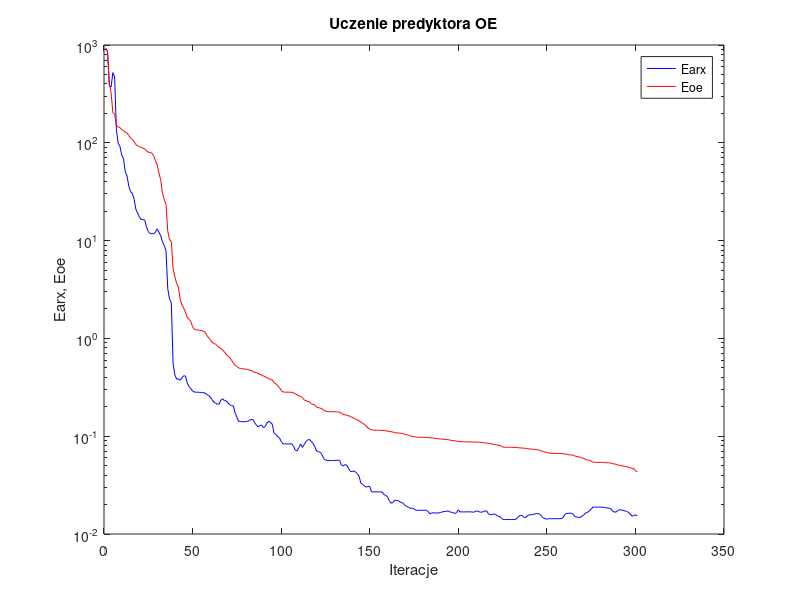
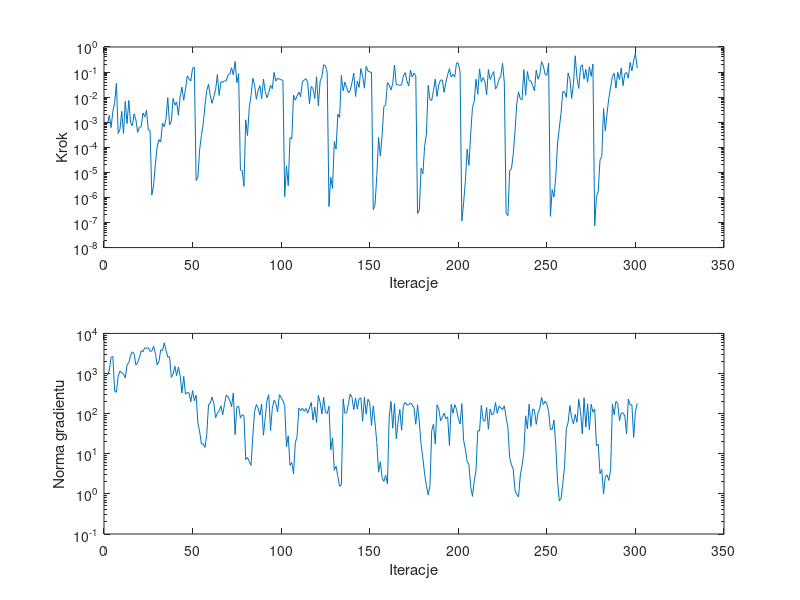

Reproduce these figures in MATLAB, in order.
%uczenie predyktora oe
clear all;
n=0; farx(n+1)=9.198835e+002; foe(n+1)=9.280706e+002; wspucz(n+1)=0.000000e+000; ng(n+1)=0.000000e+000;
%odnowa zmiennej metryki
n=1; farx(n+1)=8.475546e+002; foe(n+1)=8.576575e+002; krok(n+1)=8.409074e-004; ng(n+1)=9.048015e+002;
n=2; farx(n+1)=3.860929e+002; foe(n+1)=4.051032e+002; krok(n+1)=1.869974e-003; ng(n+1)=1.222648e+003;
n=3; farx(n+1)=3.708119e+002; foe(n+1)=3.254278e+002; krok(n+1)=6.086971e-004; ng(n+1)=2.522408e+003;
n=4; farx(n+1)=5.221450e+002; foe(n+1)=2.034726e+002; krok(n+1)=2.728971e-003; ng(n+1)=2.659283e+003;
n=5; farx(n+1)=4.718429e+002; foe(n+1)=1.957757e+002; krok(n+1)=5.945944e-003; ng(n+1)=3.668355e+002;
n=6; farx(n+1)=1.342933e+002; foe(n+1)=1.495970e+002; krok(n+1)=3.571281e-002; ng(n+1)=3.404993e+002;
n=7; farx(n+1)=9.918214e+001; foe(n+1)=1.449256e+002; krok(n+1)=3.569431e-004; ng(n+1)=8.628055e+002;
n=8; farx(n+1)=9.189019e+001; foe(n+1)=1.433372e+002; krok(n+1)=5.113081e-004; ng(n+1)=1.143624e+003;
n=9; farx(n+1)=7.510669e+001; foe(n+1)=1.361036e+002; krok(n+1)=2.716773e-003; ng(n+1)=1.043810e+003;
n=10; farx(n+1)=6.907119e+001; foe(n+1)=1.339926e+002; krok(n+1)=3.569431e-004; ng(n+1)=9.775341e+002;
n=11; farx(n+1)=5.043019e+001; foe(n+1)=1.279752e+002; krok(n+1)=6.832794e-003; ng(n+1)=7.758643e+002;
n=12; farx(n+1)=4.593531e+001; foe(n+1)=1.260491e+002; krok(n+1)=8.713055e-004; ng(n+1)=1.620380e+003;
n=13; farx(n+1)=3.602905e+001; foe(n+1)=1.190685e+002; krok(n+1)=7.399282e-003; ng(n+1)=1.856730e+003;
n=14; farx(n+1)=3.170850e+001; foe(n+1)=1.113393e+002; krok(n+1)=9.615395e-004; ng(n+1)=2.823096e+003;
n=15; farx(n+1)=3.034474e+001; foe(n+1)=1.082014e+002; krok(n+1)=7.295556e-004; ng(n+1)=3.477988e+003;
n=16; farx(n+1)=2.650188e+001; foe(n+1)=1.027718e+002; krok(n+1)=2.132304e-003; ng(n+1)=3.136675e+003;
n=17; farx(n+1)=2.087577e+001; foe(n+1)=9.568415e+001; krok(n+1)=1.250114e-003; ng(n+1)=1.622461e+003;
n=18; farx(n+1)=1.914282e+001; foe(n+1)=9.367215e+001; krok(n+1)=3.946779e-004; ng(n+1)=1.881643e+003;
n=19; farx(n+1)=1.738796e+001; foe(n+1)=9.093789e+001; krok(n+1)=6.326141e-004; ng(n+1)=2.502892e+003;
n=20; farx(n+1)=1.646007e+001; foe(n+1)=9.006613e+001; krok(n+1)=6.552053e-004; ng(n+1)=3.720402e+003;
n=21; farx(n+1)=1.634834e+001; foe(n+1)=8.815029e+001; krok(n+1)=2.333967e-003; ng(n+1)=3.500584e+003;
n=22; farx(n+1)=1.622026e+001; foe(n+1)=8.646664e+001; krok(n+1)=1.629650e-003; ng(n+1)=4.370458e+003;
n=23; farx(n+1)=1.371376e+001; foe(n+1)=8.293130e+001; krok(n+1)=3.017589e-003; ng(n+1)=4.272717e+003;
n=24; farx(n+1)=1.240589e+001; foe(n+1)=8.020459e+001; krok(n+1)=4.890642e-004; ng(n+1)=4.385227e+003;
n=25; farx(n+1)=1.178524e+001; foe(n+1)=7.942177e+001; krok(n+1)=4.766449e-004; ng(n+1)=3.566617e+003;
%odnowa zmiennej metryki
n=26; farx(n+1)=1.179247e+001; foe(n+1)=7.847593e+001; krok(n+1)=1.235574e-006; ng(n+1)=3.635160e+003;
n=27; farx(n+1)=1.178044e+001; foe(n+1)=7.414414e+001; krok(n+1)=3.101308e-006; ng(n+1)=4.806654e+003;
n=28; farx(n+1)=1.216821e+001; foe(n+1)=6.565270e+001; krok(n+1)=2.142725e-005; ng(n+1)=3.181242e+003;
n=29; farx(n+1)=1.319000e+001; foe(n+1)=5.978536e+001; krok(n+1)=1.028627e-004; ng(n+1)=1.648836e+003;
n=30; farx(n+1)=1.217841e+001; foe(n+1)=4.894746e+001; krok(n+1)=2.030280e-004; ng(n+1)=1.958069e+003;
n=31; farx(n+1)=1.120477e+001; foe(n+1)=4.186708e+001; krok(n+1)=1.627609e-004; ng(n+1)=3.871330e+003;
n=32; farx(n+1)=9.728490e+000; foe(n+1)=3.034848e+001; krok(n+1)=9.143281e-004; ng(n+1)=3.712381e+003;
n=33; farx(n+1)=8.914184e+000; foe(n+1)=2.644755e+001; krok(n+1)=6.650130e-004; ng(n+1)=5.813222e+003;
n=34; farx(n+1)=7.876725e+000; foe(n+1)=2.343622e+001; krok(n+1)=1.369522e-003; ng(n+1)=3.793834e+003;
n=35; farx(n+1)=3.212619e+000; foe(n+1)=1.244976e+001; krok(n+1)=9.636858e-003; ng(n+1)=2.555665e+003;
n=36; farx(n+1)=2.526188e+000; foe(n+1)=1.026053e+001; krok(n+1)=7.821151e-004; ng(n+1)=2.624387e+003;
n=37; farx(n+1)=2.310830e+000; foe(n+1)=9.761848e+000; krok(n+1)=1.066758e-003; ng(n+1)=8.032020e+002;
n=38; farx(n+1)=5.549642e-001; foe(n+1)=5.156325e+000; krok(n+1)=8.875371e-003; ng(n+1)=9.684004e+002;
n=39; farx(n+1)=4.244936e-001; foe(n+1)=4.315252e+000; krok(n+1)=4.776032e-003; ng(n+1)=1.517694e+003;
n=40; farx(n+1)=3.825077e-001; foe(n+1)=3.638243e+000; krok(n+1)=6.425309e-003; ng(n+1)=8.839907e+002;
n=41; farx(n+1)=3.861000e-001; foe(n+1)=3.354214e+000; krok(n+1)=1.891685e-003; ng(n+1)=1.457998e+003;
n=42; farx(n+1)=3.734497e-001; foe(n+1)=2.488788e+000; krok(n+1)=1.037360e-002; ng(n+1)=8.729868e+002;
n=43; farx(n+1)=3.946101e-001; foe(n+1)=2.195824e+000; krok(n+1)=2.508493e-002; ng(n+1)=3.271796e+002;
n=44; farx(n+1)=4.155452e-001; foe(n+1)=2.040037e+000; krok(n+1)=7.505960e-003; ng(n+1)=8.535509e+002;
n=45; farx(n+1)=4.118105e-001; foe(n+1)=1.848049e+000; krok(n+1)=2.097129e-002; ng(n+1)=3.067803e+002;
n=46; farx(n+1)=3.487706e-001; foe(n+1)=1.644779e+000; krok(n+1)=7.084462e-002; ng(n+1)=3.332086e+002;
n=47; farx(n+1)=3.216480e-001; foe(n+1)=1.569369e+000; krok(n+1)=5.335388e-002; ng(n+1)=3.323919e+002;
n=48; farx(n+1)=3.060746e-001; foe(n+1)=1.496114e+000; krok(n+1)=4.438543e-002; ng(n+1)=1.983926e+002;
n=49; farx(n+1)=2.903208e-001; foe(n+1)=1.318504e+000; krok(n+1)=1.423178e-001; ng(n+1)=3.767723e+002;
n=50; farx(n+1)=2.827977e-001; foe(n+1)=1.235207e+000; krok(n+1)=1.557206e-001; ng(n+1)=2.098083e+002;
%odnowa zmiennej metryki
n=51; farx(n+1)=2.818079e-001; foe(n+1)=1.219029e+000; krok(n+1)=4.732283e-006; ng(n+1)=2.878148e+002;
n=52; farx(n+1)=2.820199e-001; foe(n+1)=1.217720e+000; krok(n+1)=6.439438e-006; ng(n+1)=5.846105e+001;
n=53; farx(n+1)=2.802071e-001; foe(n+1)=1.212060e+000; krok(n+1)=8.309647e-005; ng(n+1)=3.508552e+001;
n=54; farx(n+1)=2.806877e-001; foe(n+1)=1.206095e+000; krok(n+1)=3.026034e-004; ng(n+1)=1.744464e+001;
n=55; farx(n+1)=2.775856e-001; foe(n+1)=1.188530e+000; krok(n+1)=8.790130e-004; ng(n+1)=1.763267e+001;
n=56; farx(n+1)=2.768762e-001; foe(n+1)=1.157025e+000; krok(n+1)=4.615931e-003; ng(n+1)=1.436050e+001;
n=57; farx(n+1)=2.668586e-001; foe(n+1)=1.079092e+000; krok(n+1)=1.843505e-002; ng(n+1)=2.971106e+001;
n=58; farx(n+1)=2.607788e-001; foe(n+1)=1.017104e+000; krok(n+1)=3.230408e-002; ng(n+1)=1.679134e+002;
n=59; farx(n+1)=2.512906e-001; foe(n+1)=9.645016e-001; krok(n+1)=1.136199e-002; ng(n+1)=1.842077e+002;
n=60; farx(n+1)=2.363719e-001; foe(n+1)=9.165902e-001; krok(n+1)=5.647473e-003; ng(n+1)=2.582647e+002;
n=61; farx(n+1)=2.238227e-001; foe(n+1)=8.895202e-001; krok(n+1)=1.041670e-002; ng(n+1)=1.818282e+002;
n=62; farx(n+1)=2.180583e-001; foe(n+1)=8.725784e-001; krok(n+1)=1.966568e-002; ng(n+1)=7.852061e+001;
n=63; farx(n+1)=2.122376e-001; foe(n+1)=8.363953e-001; krok(n+1)=7.959957e-002; ng(n+1)=1.043924e+002;
n=64; farx(n+1)=2.129782e-001; foe(n+1)=8.143078e-001; krok(n+1)=1.170476e-002; ng(n+1)=1.157172e+002;
n=65; farx(n+1)=2.337562e-001; foe(n+1)=7.842818e-001; krok(n+1)=4.076532e-002; ng(n+1)=1.564230e+002;
n=66; farx(n+1)=2.413284e-001; foe(n+1)=7.639365e-001; krok(n+1)=3.950757e-002; ng(n+1)=9.368854e+001;
n=67; farx(n+1)=2.308109e-001; foe(n+1)=7.247728e-001; krok(n+1)=4.438543e-002; ng(n+1)=1.668353e+002;
n=68; farx(n+1)=2.298413e-001; foe(n+1)=6.891430e-001; krok(n+1)=4.486659e-002; ng(n+1)=2.902438e+002;
n=69; farx(n+1)=2.183383e-001; foe(n+1)=6.569724e-001; krok(n+1)=7.527621e-002; ng(n+1)=2.657559e+002;
n=70; farx(n+1)=2.102047e-001; foe(n+1)=6.365827e-001; krok(n+1)=8.268560e-002; ng(n+1)=2.087483e+002;
n=71; farx(n+1)=2.044364e-001; foe(n+1)=5.961225e-001; krok(n+1)=1.487872e-001; ng(n+1)=1.491080e+002;
n=72; farx(n+1)=2.044975e-001; foe(n+1)=5.651642e-001; krok(n+1)=7.700420e-002; ng(n+1)=3.269464e+002;
n=73; farx(n+1)=1.731073e-001; foe(n+1)=5.303129e-001; krok(n+1)=2.621866e-001; ng(n+1)=2.987554e+001;
n=74; farx(n+1)=1.562892e-001; foe(n+1)=5.169320e-001; krok(n+1)=3.775680e-002; ng(n+1)=1.464028e+002;
n=75; farx(n+1)=1.417540e-001; foe(n+1)=4.979583e-001; krok(n+1)=8.569436e-002; ng(n+1)=1.535812e+002;
%odnowa zmiennej metryki
n=76; farx(n+1)=1.416340e-001; foe(n+1)=4.945151e-001; krok(n+1)=1.225273e-005; ng(n+1)=7.771379e+001;
n=77; farx(n+1)=1.406070e-001; foe(n+1)=4.888603e-001; krok(n+1)=1.197415e-005; ng(n+1)=9.320888e+001;
n=78; farx(n+1)=1.404453e-001; foe(n+1)=4.879984e-001; krok(n+1)=2.779296e-006; ng(n+1)=8.931823e+001;
n=79; farx(n+1)=1.415747e-001; foe(n+1)=4.832954e-001; krok(n+1)=1.250114e-003; ng(n+1)=7.170517e+000;
n=80; farx(n+1)=1.417300e-001; foe(n+1)=4.825467e-001; krok(n+1)=2.945237e-004; ng(n+1)=8.060813e+000;
n=81; farx(n+1)=1.448766e-001; foe(n+1)=4.754516e-001; krok(n+1)=3.778589e-003; ng(n+1)=6.430959e+000;
n=82; farx(n+1)=1.479191e-001; foe(n+1)=4.693525e-001; krok(n+1)=1.165911e-002; ng(n+1)=5.142605e+000;
n=83; farx(n+1)=1.485385e-001; foe(n+1)=4.612645e-001; krok(n+1)=5.671128e-002; ng(n+1)=2.741055e+001;
n=84; farx(n+1)=1.377476e-001; foe(n+1)=4.506285e-001; krok(n+1)=3.119818e-002; ng(n+1)=1.135861e+002;
n=85; farx(n+1)=1.302052e-001; foe(n+1)=4.449583e-001; krok(n+1)=8.155298e-003; ng(n+1)=1.679949e+002;
n=86; farx(n+1)=1.248081e-001; foe(n+1)=4.404756e-001; krok(n+1)=1.849935e-002; ng(n+1)=1.361413e+002;
n=87; farx(n+1)=1.283952e-001; foe(n+1)=4.265741e-001; krok(n+1)=2.876644e-002; ng(n+1)=9.164934e+001;
n=88; farx(n+1)=1.301722e-001; foe(n+1)=4.224446e-001; krok(n+1)=8.682561e-003; ng(n+1)=1.737092e+002;
n=89; farx(n+1)=1.224346e-001; foe(n+1)=4.126021e-001; krok(n+1)=5.286105e-002; ng(n+1)=2.897758e+001;
n=90; farx(n+1)=1.254591e-001; foe(n+1)=4.046906e-001; krok(n+1)=1.650423e-002; ng(n+1)=7.651302e+001;
n=91; farx(n+1)=1.358653e-001; foe(n+1)=3.955915e-001; krok(n+1)=9.436540e-003; ng(n+1)=2.165751e+002;
n=92; farx(n+1)=1.425938e-001; foe(n+1)=3.869436e-001; krok(n+1)=1.511671e-002; ng(n+1)=2.981414e+002;
n=93; farx(n+1)=1.385898e-001; foe(n+1)=3.812014e-001; krok(n+1)=2.991958e-002; ng(n+1)=3.778782e+001;
n=94; farx(n+1)=1.322837e-001; foe(n+1)=3.749819e-001; krok(n+1)=2.160287e-002; ng(n+1)=1.356949e+002;
n=95; farx(n+1)=1.066869e-001; foe(n+1)=3.531907e-001; krok(n+1)=9.716385e-002; ng(n+1)=2.152169e+002;
n=96; farx(n+1)=1.047542e-001; foe(n+1)=3.429378e-001; krok(n+1)=4.366353e-002; ng(n+1)=1.804136e+002;
n=97; farx(n+1)=9.862235e-002; foe(n+1)=3.303498e-001; krok(n+1)=5.671128e-002; ng(n+1)=1.101231e+002;
n=98; farx(n+1)=9.643994e-002; foe(n+1)=3.145361e-001; krok(n+1)=5.221283e-002; ng(n+1)=2.969277e+002;
n=99; farx(n+1)=8.856744e-002; foe(n+1)=2.942901e-001; krok(n+1)=4.880471e-002; ng(n+1)=2.535386e+002;
n=100; farx(n+1)=8.350424e-002; foe(n+1)=2.834546e-001; krok(n+1)=4.732206e-002; ng(n+1)=2.095302e+002;
%odnowa zmiennej metryki
n=101; farx(n+1)=8.350569e-002; foe(n+1)=2.822051e-001; krok(n+1)=1.075011e-006; ng(n+1)=1.605665e+002;
n=102; farx(n+1)=8.343895e-002; foe(n+1)=2.819872e-001; krok(n+1)=1.825109e-005; ng(n+1)=1.505169e+001;
n=103; farx(n+1)=8.337506e-002; foe(n+1)=2.818886e-001; krok(n+1)=2.948946e-006; ng(n+1)=2.790129e+001;
n=104; farx(n+1)=8.348880e-002; foe(n+1)=2.815231e-001; krok(n+1)=2.442426e-004; ng(n+1)=5.134609e+000;
n=105; farx(n+1)=8.351956e-002; foe(n+1)=2.811094e-001; krok(n+1)=2.157932e-004; ng(n+1)=6.048013e+000;
n=106; farx(n+1)=7.879608e-002; foe(n+1)=2.769956e-001; krok(n+1)=1.203834e-002; ng(n+1)=3.189735e+000;
n=107; farx(n+1)=7.180360e-002; foe(n+1)=2.709459e-001; krok(n+1)=7.505960e-003; ng(n+1)=1.897346e+001;
n=108; farx(n+1)=7.090548e-002; foe(n+1)=2.644049e-001; krok(n+1)=1.127471e-002; ng(n+1)=2.688354e+001;
n=109; farx(n+1)=7.656346e-002; foe(n+1)=2.592197e-001; krok(n+1)=1.586441e-002; ng(n+1)=1.382445e+002;
n=110; farx(n+1)=8.347980e-002; foe(n+1)=2.539725e-001; krok(n+1)=1.033570e-002; ng(n+1)=1.190217e+002;
n=111; farx(n+1)=7.669553e-002; foe(n+1)=2.483780e-001; krok(n+1)=4.134280e-002; ng(n+1)=1.375227e+002;
n=112; farx(n+1)=8.198372e-002; foe(n+1)=2.350207e-001; krok(n+1)=4.799811e-002; ng(n+1)=1.144798e+002;
n=113; farx(n+1)=8.833531e-002; foe(n+1)=2.312252e-001; krok(n+1)=5.440189e-002; ng(n+1)=1.345548e+002;
n=114; farx(n+1)=9.180497e-002; foe(n+1)=2.268000e-001; krok(n+1)=3.920841e-002; ng(n+1)=1.031535e+002;
n=115; farx(n+1)=9.251750e-002; foe(n+1)=2.256441e-001; krok(n+1)=5.355898e-003; ng(n+1)=1.402820e+002;
n=116; farx(n+1)=8.854100e-002; foe(n+1)=2.141422e-001; krok(n+1)=2.679765e-002; ng(n+1)=1.906314e+002;
n=117; farx(n+1)=8.423282e-002; foe(n+1)=2.114044e-001; krok(n+1)=2.173419e-002; ng(n+1)=6.920355e+001;
n=118; farx(n+1)=7.819357e-002; foe(n+1)=2.078295e-001; krok(n+1)=8.799720e-003; ng(n+1)=1.462342e+002;
n=119; farx(n+1)=7.054173e-002; foe(n+1)=1.984672e-001; krok(n+1)=6.503090e-002; ng(n+1)=5.996263e+001;
n=120; farx(n+1)=6.944786e-002; foe(n+1)=1.961611e-001; krok(n+1)=4.473296e-003; ng(n+1)=2.849346e+002;
n=121; farx(n+1)=6.848110e-002; foe(n+1)=1.939692e-001; krok(n+1)=4.331299e-002; ng(n+1)=1.927040e+002;
n=122; farx(n+1)=6.500477e-002; foe(n+1)=1.911925e-001; krok(n+1)=6.486637e-002; ng(n+1)=9.777510e+001;
n=123; farx(n+1)=5.917280e-002; foe(n+1)=1.846117e-001; krok(n+1)=1.961845e-001; ng(n+1)=2.544339e+002;
n=124; farx(n+1)=5.729215e-002; foe(n+1)=1.806276e-001; krok(n+1)=1.775417e-001; ng(n+1)=1.077076e+002;
n=125; farx(n+1)=5.635143e-002; foe(n+1)=1.786144e-001; krok(n+1)=9.363811e-002; ng(n+1)=1.005391e+002;
%odnowa zmiennej metryki
n=126; farx(n+1)=5.635788e-002; foe(n+1)=1.781319e-001; krok(n+1)=4.354106e-007; ng(n+1)=1.524004e+002;
n=127; farx(n+1)=5.634529e-002; foe(n+1)=1.780751e-001; krok(n+1)=6.371971e-006; ng(n+1)=1.241280e+001;
n=128; farx(n+1)=5.631129e-002; foe(n+1)=1.780078e-001; krok(n+1)=2.279840e-006; ng(n+1)=2.502512e+001;
n=129; farx(n+1)=5.643674e-002; foe(n+1)=1.778314e-001; krok(n+1)=1.688183e-004; ng(n+1)=3.877106e+000;
n=130; farx(n+1)=5.652433e-002; foe(n+1)=1.776814e-001; krok(n+1)=8.388029e-005; ng(n+1)=4.876264e+000;
n=131; farx(n+1)=5.693808e-002; foe(n+1)=1.768605e-001; krok(n+1)=2.075244e-003; ng(n+1)=2.701766e+000;
n=132; farx(n+1)=5.681007e-002; foe(n+1)=1.766863e-001; krok(n+1)=1.548346e-003; ng(n+1)=1.550168e+000;
n=133; farx(n+1)=5.070981e-002; foe(n+1)=1.717679e-001; krok(n+1)=7.370577e-002; ng(n+1)=1.697775e+000;
n=134; farx(n+1)=4.950758e-002; foe(n+1)=1.672637e-001; krok(n+1)=1.778267e-002; ng(n+1)=2.334366e+002;
n=135; farx(n+1)=5.126622e-002; foe(n+1)=1.659878e-001; krok(n+1)=3.962977e-002; ng(n+1)=1.023351e+002;
n=136; farx(n+1)=5.061056e-002; foe(n+1)=1.636120e-001; krok(n+1)=2.366103e-002; ng(n+1)=1.053511e+002;
n=137; farx(n+1)=4.704846e-002; foe(n+1)=1.623856e-001; krok(n+1)=1.500600e-002; ng(n+1)=1.786934e+002;
n=138; farx(n+1)=4.378055e-002; foe(n+1)=1.590050e-001; krok(n+1)=1.856226e-002; ng(n+1)=3.084193e+002;
n=139; farx(n+1)=4.349254e-002; foe(n+1)=1.563503e-001; krok(n+1)=3.818352e-002; ng(n+1)=2.526670e+002;
n=140; farx(n+1)=4.413592e-002; foe(n+1)=1.518755e-001; krok(n+1)=9.137743e-002; ng(n+1)=1.256910e+002;
n=141; farx(n+1)=4.310394e-002; foe(n+1)=1.494556e-001; krok(n+1)=1.064021e-002; ng(n+1)=2.448285e+002;
n=142; farx(n+1)=4.140979e-002; foe(n+1)=1.473649e-001; krok(n+1)=4.346837e-002; ng(n+1)=1.296144e+002;
n=143; farx(n+1)=3.893582e-002; foe(n+1)=1.434844e-001; krok(n+1)=2.452306e-002; ng(n+1)=2.374681e+002;
n=144; farx(n+1)=3.316806e-002; foe(n+1)=1.393602e-001; krok(n+1)=1.372911e-001; ng(n+1)=2.478958e+002;
n=145; farx(n+1)=3.221676e-002; foe(n+1)=1.349164e-001; krok(n+1)=6.995615e-002; ng(n+1)=6.417518e+001;
n=146; farx(n+1)=3.088316e-002; foe(n+1)=1.326058e-001; krok(n+1)=2.265123e-002; ng(n+1)=2.549850e+002;
n=147; farx(n+1)=3.017736e-002; foe(n+1)=1.272995e-001; krok(n+1)=1.702433e-001; ng(n+1)=9.735214e+001;
n=148; farx(n+1)=3.059224e-002; foe(n+1)=1.215557e-001; krok(n+1)=1.100035e-001; ng(n+1)=2.278518e+002;
n=149; farx(n+1)=3.080295e-002; foe(n+1)=1.184281e-001; krok(n+1)=1.000852e-001; ng(n+1)=1.899846e+002;
n=150; farx(n+1)=2.698042e-002; foe(n+1)=1.160701e-001; krok(n+1)=9.685822e-002; ng(n+1)=5.067467e+001;
%odnowa zmiennej metryki
n=151; farx(n+1)=2.697899e-002; foe(n+1)=1.154928e-001; krok(n+1)=3.257814e-007; ng(n+1)=1.557471e+002;
n=152; farx(n+1)=2.697616e-002; foe(n+1)=1.153920e-001; krok(n+1)=5.170398e-007; ng(n+1)=5.975268e+001;
n=153; farx(n+1)=2.700189e-002; foe(n+1)=1.151879e-001; krok(n+1)=7.440373e-006; ng(n+1)=1.899360e+001;
n=154; farx(n+1)=2.695005e-002; foe(n+1)=1.150006e-001; krok(n+1)=2.463545e-004; ng(n+1)=3.480857e+000;
n=155; farx(n+1)=2.691279e-002; foe(n+1)=1.148886e-001; krok(n+1)=4.439098e-005; ng(n+1)=6.275986e+000;
n=156; farx(n+1)=2.683956e-002; foe(n+1)=1.147253e-001; krok(n+1)=2.927427e-004; ng(n+1)=2.529785e+000;
n=157; farx(n+1)=2.532804e-002; foe(n+1)=1.140582e-001; krok(n+1)=4.312903e-003; ng(n+1)=2.047281e+000;
n=158; farx(n+1)=2.481913e-002; foe(n+1)=1.138005e-001; krok(n+1)=4.904691e-003; ng(n+1)=2.915164e+000;
n=159; farx(n+1)=2.415237e-002; foe(n+1)=1.127816e-001; krok(n+1)=3.818352e-002; ng(n+1)=1.772661e+000;
n=160; farx(n+1)=2.193047e-002; foe(n+1)=1.119739e-001; krok(n+1)=3.052860e-002; ng(n+1)=8.283009e+001;
n=161; farx(n+1)=2.070092e-002; foe(n+1)=1.111232e-001; krok(n+1)=1.931884e-002; ng(n+1)=2.021654e+002;
n=162; farx(n+1)=2.085531e-002; foe(n+1)=1.106191e-001; krok(n+1)=3.497807e-002; ng(n+1)=4.336098e+001;
n=163; farx(n+1)=2.213549e-002; foe(n+1)=1.085105e-001; krok(n+1)=1.913888e-001; ng(n+1)=1.786271e+002;
n=164; farx(n+1)=2.207817e-002; foe(n+1)=1.083836e-001; krok(n+1)=3.129602e-002; ng(n+1)=2.361225e+001;
n=165; farx(n+1)=2.197604e-002; foe(n+1)=1.080348e-001; krok(n+1)=3.128605e-002; ng(n+1)=6.216635e+001;
n=166; farx(n+1)=2.134209e-002; foe(n+1)=1.072707e-001; krok(n+1)=2.900728e-002; ng(n+1)=1.279386e+002;
n=167; farx(n+1)=2.097338e-002; foe(n+1)=1.066937e-001; krok(n+1)=3.143988e-002; ng(n+1)=3.856778e+001;
n=168; farx(n+1)=2.055961e-002; foe(n+1)=1.060508e-001; krok(n+1)=7.000904e-002; ng(n+1)=1.605845e+002;
n=169; farx(n+1)=1.952038e-002; foe(n+1)=1.038822e-001; krok(n+1)=9.513510e-002; ng(n+1)=1.899778e+002;
n=170; farx(n+1)=1.916756e-002; foe(n+1)=1.031305e-001; krok(n+1)=4.486711e-002; ng(n+1)=1.638299e+002;
n=171; farx(n+1)=1.876199e-002; foe(n+1)=1.022840e-001; krok(n+1)=2.788178e-002; ng(n+1)=1.666361e+002;
n=172; farx(n+1)=1.832009e-002; foe(n+1)=1.004771e-001; krok(n+1)=1.204927e-001; ng(n+1)=1.861597e+002;
n=173; farx(n+1)=1.836606e-002; foe(n+1)=9.969326e-002; krok(n+1)=6.306675e-002; ng(n+1)=1.643149e+002;
n=174; farx(n+1)=1.812712e-002; foe(n+1)=9.900038e-002; krok(n+1)=9.137743e-002; ng(n+1)=1.396353e+002;
n=175; farx(n+1)=1.747806e-002; foe(n+1)=9.802800e-002; krok(n+1)=7.159043e-002; ng(n+1)=5.422617e+001;
%odnowa zmiennej metryki
n=176; farx(n+1)=1.748041e-002; foe(n+1)=9.771695e-002; krok(n+1)=2.304128e-007; ng(n+1)=1.662806e+002;
n=177; farx(n+1)=1.748126e-002; foe(n+1)=9.764470e-002; krok(n+1)=3.136099e-007; ng(n+1)=6.143089e+001;
n=178; farx(n+1)=1.747369e-002; foe(n+1)=9.742486e-002; krok(n+1)=1.453926e-005; ng(n+1)=1.699917e+001;
n=179; farx(n+1)=1.748059e-002; foe(n+1)=9.738576e-002; krok(n+1)=8.756691e-006; ng(n+1)=7.781697e+000;
n=180; farx(n+1)=1.747689e-002; foe(n+1)=9.730629e-002; krok(n+1)=1.070946e-004; ng(n+1)=3.098253e+000;
n=181; farx(n+1)=1.749628e-002; foe(n+1)=9.726192e-002; krok(n+1)=3.395966e-004; ng(n+1)=1.610820e+000;
n=182; farx(n+1)=1.687046e-002; foe(n+1)=9.684768e-002; krok(n+1)=2.946581e-002; ng(n+1)=9.473439e-001;
n=183; farx(n+1)=1.612438e-002; foe(n+1)=9.619808e-002; krok(n+1)=7.932207e-003; ng(n+1)=1.590813e+000;
n=184; farx(n+1)=1.641200e-002; foe(n+1)=9.591852e-002; krok(n+1)=7.431661e-003; ng(n+1)=3.795702e+001;
n=185; farx(n+1)=1.647370e-002; foe(n+1)=9.577292e-002; krok(n+1)=1.831590e-002; ng(n+1)=5.463309e+001;
n=186; farx(n+1)=1.644278e-002; foe(n+1)=9.531733e-002; krok(n+1)=5.234463e-002; ng(n+1)=1.762093e+001;
n=187; farx(n+1)=1.636907e-002; foe(n+1)=9.461967e-002; krok(n+1)=1.069268e-002; ng(n+1)=1.654917e+002;
n=188; farx(n+1)=1.643661e-002; foe(n+1)=9.405052e-002; krok(n+1)=3.221469e-002; ng(n+1)=1.302748e+002;
n=189; farx(n+1)=1.659590e-002; foe(n+1)=9.368500e-002; krok(n+1)=4.757597e-002; ng(n+1)=6.580524e+001;
n=190; farx(n+1)=1.685684e-002; foe(n+1)=9.331765e-002; krok(n+1)=4.838350e-002; ng(n+1)=8.095439e+001;
n=191; farx(n+1)=1.696703e-002; foe(n+1)=9.285726e-002; krok(n+1)=1.551403e-002; ng(n+1)=1.026631e+002;
n=192; farx(n+1)=1.699353e-002; foe(n+1)=9.252653e-002; krok(n+1)=4.000365e-002; ng(n+1)=7.522797e+001;
n=193; farx(n+1)=1.726524e-002; foe(n+1)=9.218003e-002; krok(n+1)=7.795080e-002; ng(n+1)=8.302560e+001;
n=194; farx(n+1)=1.687950e-002; foe(n+1)=9.164902e-002; krok(n+1)=1.369307e-001; ng(n+1)=1.606915e+001;
n=195; farx(n+1)=1.672878e-002; foe(n+1)=9.071993e-002; krok(n+1)=6.345766e-002; ng(n+1)=1.702808e+002;
n=196; farx(n+1)=1.652721e-002; foe(n+1)=9.017683e-002; krok(n+1)=8.155575e-002; ng(n+1)=1.019686e+002;
n=197; farx(n+1)=1.623270e-002; foe(n+1)=8.966705e-002; krok(n+1)=6.252611e-002; ng(n+1)=1.682540e+002;
n=198; farx(n+1)=1.650211e-002; foe(n+1)=8.908475e-002; krok(n+1)=2.317569e-001; ng(n+1)=1.284406e+002;
n=199; farx(n+1)=1.765053e-002; foe(n+1)=8.854055e-002; krok(n+1)=2.277746e-001; ng(n+1)=7.689546e+001;
n=200; farx(n+1)=1.682597e-002; foe(n+1)=8.796715e-002; krok(n+1)=1.001107e-001; ng(n+1)=5.502795e+001;
%odnowa zmiennej metryki
n=201; farx(n+1)=1.682655e-002; foe(n+1)=8.778534e-002; krok(n+1)=1.149956e-007; ng(n+1)=1.777069e+002;
n=202; farx(n+1)=1.682681e-002; foe(n+1)=8.776926e-002; krok(n+1)=6.180228e-007; ng(n+1)=2.178071e+001;
n=203; farx(n+1)=1.683417e-002; foe(n+1)=8.771002e-002; krok(n+1)=4.324013e-006; ng(n+1)=1.307129e+001;
n=204; farx(n+1)=1.685218e-002; foe(n+1)=8.745445e-002; krok(n+1)=8.459568e-005; ng(n+1)=6.390110e+000;
n=205; farx(n+1)=1.685294e-002; foe(n+1)=8.742151e-002; krok(n+1)=1.903096e-005; ng(n+1)=5.370783e+000;
n=206; farx(n+1)=1.686790e-002; foe(n+1)=8.737309e-002; krok(n+1)=3.423805e-004; ng(n+1)=1.500067e+000;
n=207; farx(n+1)=1.675309e-002; foe(n+1)=8.722828e-002; krok(n+1)=3.804775e-003; ng(n+1)=8.671336e-001;
n=208; farx(n+1)=1.673065e-002; foe(n+1)=8.720441e-002; krok(n+1)=6.728198e-003; ng(n+1)=2.055808e+000;
n=209; farx(n+1)=1.721175e-002; foe(n+1)=8.702687e-002; krok(n+1)=5.197516e-002; ng(n+1)=3.912219e+000;
n=210; farx(n+1)=1.712846e-002; foe(n+1)=8.698878e-002; krok(n+1)=1.296098e-002; ng(n+1)=3.757062e+001;
n=211; farx(n+1)=1.677974e-002; foe(n+1)=8.670445e-002; krok(n+1)=1.344350e-001; ng(n+1)=3.691116e+001;
n=212; farx(n+1)=1.669519e-002; foe(n+1)=8.639521e-002; krok(n+1)=4.000365e-002; ng(n+1)=1.602098e+002;
n=213; farx(n+1)=1.686514e-002; foe(n+1)=8.587120e-002; krok(n+1)=5.985461e-002; ng(n+1)=6.932536e+001;
n=214; farx(n+1)=1.712298e-002; foe(n+1)=8.551636e-002; krok(n+1)=4.366353e-002; ng(n+1)=6.441740e+001;
n=215; farx(n+1)=1.727216e-002; foe(n+1)=8.511420e-002; krok(n+1)=1.258748e-002; ng(n+1)=1.419767e+002;
n=216; farx(n+1)=1.606964e-002; foe(n+1)=8.444791e-002; krok(n+1)=1.257655e-001; ng(n+1)=4.087470e+001;
n=217; farx(n+1)=1.575316e-002; foe(n+1)=8.383391e-002; krok(n+1)=5.082412e-002; ng(n+1)=1.310296e+002;
n=218; farx(n+1)=1.579932e-002; foe(n+1)=8.323890e-002; krok(n+1)=7.563795e-002; ng(n+1)=9.324120e+001;
n=219; farx(n+1)=1.602777e-002; foe(n+1)=8.245272e-002; krok(n+1)=1.042976e-001; ng(n+1)=1.013996e+002;
n=220; farx(n+1)=1.584764e-002; foe(n+1)=8.206117e-002; krok(n+1)=2.097129e-002; ng(n+1)=1.890372e+002;
n=221; farx(n+1)=1.533436e-002; foe(n+1)=8.135582e-002; krok(n+1)=2.865057e-002; ng(n+1)=1.020739e+002;
n=222; farx(n+1)=1.515364e-002; foe(n+1)=8.060379e-002; krok(n+1)=5.188122e-002; ng(n+1)=1.530594e+002;
n=223; farx(n+1)=1.483229e-002; foe(n+1)=7.985663e-002; krok(n+1)=6.833980e-002; ng(n+1)=1.405979e+002;
n=224; farx(n+1)=1.413167e-002; foe(n+1)=7.751615e-002; krok(n+1)=2.250273e-001; ng(n+1)=1.256874e+002;
n=225; farx(n+1)=1.406665e-002; foe(n+1)=7.713888e-002; krok(n+1)=3.670029e-002; ng(n+1)=1.562109e+002;
%odnowa zmiennej metryki
n=226; farx(n+1)=1.406735e-002; foe(n+1)=7.706664e-002; krok(n+1)=2.304128e-007; ng(n+1)=7.963918e+001;
n=227; farx(n+1)=1.406749e-002; foe(n+1)=7.704324e-002; krok(n+1)=1.868901e-007; ng(n+1)=4.575084e+001;
n=228; farx(n+1)=1.406555e-002; foe(n+1)=7.700280e-002; krok(n+1)=1.161317e-005; ng(n+1)=8.152872e+000;
n=229; farx(n+1)=1.406975e-002; foe(n+1)=7.696385e-002; krok(n+1)=1.390431e-005; ng(n+1)=5.274695e+000;
n=230; farx(n+1)=1.406607e-002; foe(n+1)=7.689002e-002; krok(n+1)=4.992602e-005; ng(n+1)=4.169529e+000;
n=231; farx(n+1)=1.406113e-002; foe(n+1)=7.685543e-002; krok(n+1)=4.204537e-004; ng(n+1)=1.245612e+000;
n=232; farx(n+1)=1.436068e-002; foe(n+1)=7.664583e-002; krok(n+1)=5.282995e-003; ng(n+1)=9.579907e-001;
n=233; farx(n+1)=1.510654e-002; foe(n+1)=7.627593e-002; krok(n+1)=1.621659e-002; ng(n+1)=8.398259e-001;
n=234; farx(n+1)=1.552100e-002; foe(n+1)=7.587191e-002; krok(n+1)=8.625805e-003; ng(n+1)=2.852026e+000;
n=235; farx(n+1)=1.548301e-002; foe(n+1)=7.580525e-002; krok(n+1)=7.931784e-003; ng(n+1)=5.075147e+000;
n=236; farx(n+1)=1.482051e-002; foe(n+1)=7.529637e-002; krok(n+1)=1.251552e-001; ng(n+1)=1.106819e+001;
n=237; farx(n+1)=1.474225e-002; foe(n+1)=7.519689e-002; krok(n+1)=1.189189e-002; ng(n+1)=8.813304e+001;
n=238; farx(n+1)=1.539252e-002; foe(n+1)=7.460285e-002; krok(n+1)=1.046893e-001; ng(n+1)=4.203612e+001;
n=239; farx(n+1)=1.569859e-002; foe(n+1)=7.423714e-002; krok(n+1)=4.568872e-002; ng(n+1)=1.717717e+002;
n=240; farx(n+1)=1.573841e-002; foe(n+1)=7.390029e-002; krok(n+1)=4.438543e-002; ng(n+1)=4.784143e+001;
n=241; farx(n+1)=1.578242e-002; foe(n+1)=7.360151e-002; krok(n+1)=2.876670e-002; ng(n+1)=1.310273e+002;
n=242; farx(n+1)=1.598445e-002; foe(n+1)=7.328574e-002; krok(n+1)=1.806016e-002; ng(n+1)=1.218302e+002;
n=243; farx(n+1)=1.615828e-002; foe(n+1)=7.292109e-002; krok(n+1)=1.200954e-001; ng(n+1)=5.404091e+001;
n=244; farx(n+1)=1.618042e-002; foe(n+1)=7.252336e-002; krok(n+1)=5.220046e-002; ng(n+1)=1.035908e+002;
n=245; farx(n+1)=1.592467e-002; foe(n+1)=7.168602e-002; krok(n+1)=7.759105e-002; ng(n+1)=1.328288e+002;
n=246; farx(n+1)=1.519680e-002; foe(n+1)=7.035942e-002; krok(n+1)=2.601236e-001; ng(n+1)=2.546018e+002;
n=247; farx(n+1)=1.460498e-002; foe(n+1)=6.947474e-002; krok(n+1)=1.775417e-001; ng(n+1)=1.677832e+002;
n=248; farx(n+1)=1.433941e-002; foe(n+1)=6.883579e-002; krok(n+1)=8.155575e-002; ng(n+1)=2.036091e+002;
n=249; farx(n+1)=1.420422e-002; foe(n+1)=6.842077e-002; krok(n+1)=7.377901e-002; ng(n+1)=1.755978e+002;
n=250; farx(n+1)=1.433648e-002; foe(n+1)=6.705172e-002; krok(n+1)=2.292046e-001; ng(n+1)=1.123586e+002;
%odnowa zmiennej metryki
n=251; farx(n+1)=1.433657e-002; foe(n+1)=6.703553e-002; krok(n+1)=1.764188e-007; ng(n+1)=4.047158e+001;
n=252; farx(n+1)=1.434185e-002; foe(n+1)=6.685794e-002; krok(n+1)=2.068159e-006; ng(n+1)=4.044645e+001;
n=253; farx(n+1)=1.434849e-002; foe(n+1)=6.661256e-002; krok(n+1)=1.022815e-006; ng(n+1)=6.917364e+001;
n=254; farx(n+1)=1.434829e-002; foe(n+1)=6.652122e-002; krok(n+1)=6.453292e-006; ng(n+1)=1.675688e+001;
n=255; farx(n+1)=1.434544e-002; foe(n+1)=6.646335e-002; krok(n+1)=1.354575e-004; ng(n+1)=2.165550e+000;
n=256; farx(n+1)=1.433626e-002; foe(n+1)=6.645043e-002; krok(n+1)=5.750926e-004; ng(n+1)=6.703195e-001;
n=257; farx(n+1)=1.438116e-002; foe(n+1)=6.639166e-002; krok(n+1)=2.281831e-003; ng(n+1)=7.606126e-001;
n=258; farx(n+1)=1.467596e-002; foe(n+1)=6.622626e-002; krok(n+1)=1.675780e-002; ng(n+1)=1.828875e+000;
n=259; farx(n+1)=1.568617e-002; foe(n+1)=6.579013e-002; krok(n+1)=1.618451e-002; ng(n+1)=5.029477e+000;
n=260; farx(n+1)=1.623272e-002; foe(n+1)=6.562207e-002; krok(n+1)=9.748751e-003; ng(n+1)=4.301254e+001;
n=261; farx(n+1)=1.625224e-002; foe(n+1)=6.492134e-002; krok(n+1)=9.282613e-002; ng(n+1)=6.008057e+001;
n=262; farx(n+1)=1.634306e-002; foe(n+1)=6.436353e-002; krok(n+1)=5.382558e-002; ng(n+1)=1.589309e+002;
n=263; farx(n+1)=1.630548e-002; foe(n+1)=6.424010e-002; krok(n+1)=8.948804e-003; ng(n+1)=7.912122e+001;
n=264; farx(n+1)=1.579632e-002; foe(n+1)=6.378252e-002; krok(n+1)=3.404228e-002; ng(n+1)=5.474823e+001;
n=265; farx(n+1)=1.498215e-002; foe(n+1)=6.259608e-002; krok(n+1)=4.461084e-001; ng(n+1)=9.628818e+001;
n=266; farx(n+1)=1.491244e-002; foe(n+1)=6.208162e-002; krok(n+1)=6.004768e-002; ng(n+1)=6.080451e+001;
n=267; farx(n+1)=1.475934e-002; foe(n+1)=6.150891e-002; krok(n+1)=2.219272e-002; ng(n+1)=2.283467e+002;
n=268; farx(n+1)=1.482923e-002; foe(n+1)=6.069513e-002; krok(n+1)=1.569333e-001; ng(n+1)=1.131412e+002;
n=269; farx(n+1)=1.528607e-002; foe(n+1)=5.987227e-002; krok(n+1)=1.951976e-001; ng(n+1)=3.127940e+001;
n=270; farx(n+1)=1.575731e-002; foe(n+1)=5.913136e-002; krok(n+1)=5.205007e-002; ng(n+1)=2.483565e+002;
n=271; farx(n+1)=1.649441e-002; foe(n+1)=5.751762e-002; krok(n+1)=1.276801e-001; ng(n+1)=4.589316e+001;
n=272; farx(n+1)=1.663274e-002; foe(n+1)=5.722950e-002; krok(n+1)=3.893014e-002; ng(n+1)=1.754911e+002;
n=273; farx(n+1)=1.730548e-002; foe(n+1)=5.652844e-002; krok(n+1)=1.619492e-001; ng(n+1)=3.985661e+001;
n=274; farx(n+1)=1.794586e-002; foe(n+1)=5.573929e-002; krok(n+1)=6.741320e-002; ng(n+1)=1.720012e+002;
n=275; farx(n+1)=1.882980e-002; foe(n+1)=5.416314e-002; krok(n+1)=2.085241e-001; ng(n+1)=1.084837e+002;
%odnowa zmiennej metryki
n=276; farx(n+1)=1.882999e-002; foe(n+1)=5.410181e-002; krok(n+1)=7.273418e-008; ng(n+1)=1.308772e+002;
n=277; farx(n+1)=1.883010e-002; foe(n+1)=5.408784e-002; krok(n+1)=1.023344e-006; ng(n+1)=1.591174e+001;
n=278; farx(n+1)=1.883092e-002; foe(n+1)=5.405768e-002; krok(n+1)=1.754728e-006; ng(n+1)=1.731014e+001;
n=279; farx(n+1)=1.882559e-002; foe(n+1)=5.402712e-002; krok(n+1)=3.168396e-005; ng(n+1)=3.183655e+000;
n=280; farx(n+1)=1.882197e-002; foe(n+1)=5.397583e-002; krok(n+1)=4.229784e-005; ng(n+1)=4.052542e+000;
n=281; farx(n+1)=1.870652e-002; foe(n+1)=5.378598e-002; krok(n+1)=3.514634e-003; ng(n+1)=9.874160e-001;
n=282; farx(n+1)=1.853240e-002; foe(n+1)=5.360995e-002; krok(n+1)=4.449379e-004; ng(n+1)=2.668613e+000;
n=283; farx(n+1)=1.847999e-002; foe(n+1)=5.355254e-002; krok(n+1)=2.320282e-003; ng(n+1)=2.963388e+000;
n=284; farx(n+1)=1.839548e-002; foe(n+1)=5.346961e-002; krok(n+1)=9.409526e-003; ng(n+1)=2.166915e+000;
n=285; farx(n+1)=1.821741e-002; foe(n+1)=5.309448e-002; krok(n+1)=2.509359e-002; ng(n+1)=4.028283e+000;
n=286; farx(n+1)=1.728596e-002; foe(n+1)=5.260914e-002; krok(n+1)=6.814773e-002; ng(n+1)=1.716067e+002;
n=287; farx(n+1)=1.676531e-002; foe(n+1)=5.210779e-002; krok(n+1)=8.877087e-002; ng(n+1)=9.430764e+001;
n=288; farx(n+1)=1.674223e-002; foe(n+1)=5.158569e-002; krok(n+1)=2.280046e-002; ng(n+1)=2.032693e+002;
n=289; farx(n+1)=1.736059e-002; foe(n+1)=5.073325e-002; krok(n+1)=9.682604e-002; ng(n+1)=1.784471e+002;
n=290; farx(n+1)=1.774966e-002; foe(n+1)=5.039035e-002; krok(n+1)=5.018717e-002; ng(n+1)=6.702482e+001;
n=291; farx(n+1)=1.755036e-002; foe(n+1)=4.985285e-002; krok(n+1)=1.471339e-001; ng(n+1)=1.038150e+002;
n=292; farx(n+1)=1.750534e-002; foe(n+1)=4.963205e-002; krok(n+1)=2.858001e-002; ng(n+1)=1.037037e+002;
n=293; farx(n+1)=1.721913e-002; foe(n+1)=4.919022e-002; krok(n+1)=8.589342e-002; ng(n+1)=8.762244e+001;
n=294; farx(n+1)=1.701778e-002; foe(n+1)=4.867552e-002; krok(n+1)=9.630670e-002; ng(n+1)=3.104169e+001;
n=295; farx(n+1)=1.666948e-002; foe(n+1)=4.825828e-002; krok(n+1)=5.671128e-002; ng(n+1)=2.320278e+002;
n=296; farx(n+1)=1.606109e-002; foe(n+1)=4.766224e-002; krok(n+1)=2.431780e-001; ng(n+1)=1.647670e+002;
n=297; farx(n+1)=1.529188e-002; foe(n+1)=4.701198e-002; krok(n+1)=1.115271e-001; ng(n+1)=1.661335e+002;
n=298; farx(n+1)=1.538762e-002; foe(n+1)=4.666184e-002; krok(n+1)=2.779352e-001; ng(n+1)=2.556410e+001;
n=299; farx(n+1)=1.572346e-002; foe(n+1)=4.445303e-002; krok(n+1)=5.667570e-001; ng(n+1)=1.129583e+002;
n=300; farx(n+1)=1.537534e-002; foe(n+1)=4.319327e-002; krok(n+1)=1.456144e-001; ng(n+1)=1.810488e+002;

figure; semilogy(farx,'b'); hold on; semilogy(foe,'r'); xlabel('Iteracje'); ylabel('Earx, Eoe'); legend('Earx','Eoe'); title('Uczenie predyktora OE');
figure; subplot(2,1,1); semilogy(krok); xlabel('Iteracje'); ylabel('Krok');
subplot(2,1,2); semilogy(ng); xlabel('Iteracje'); ylabel('Norma gradientu');
Earx=farx(n+1)
Eoe=foe(n+1)
